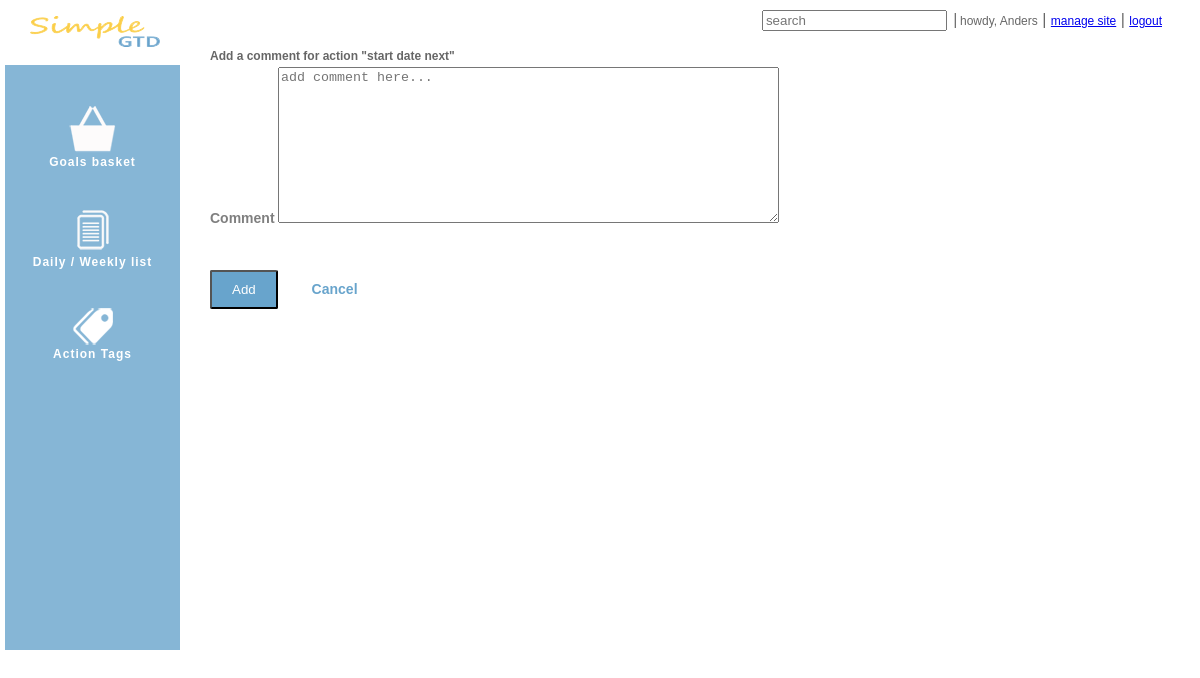
/action/49/comments/ (signed in), run on an earlier commit of the app's database.
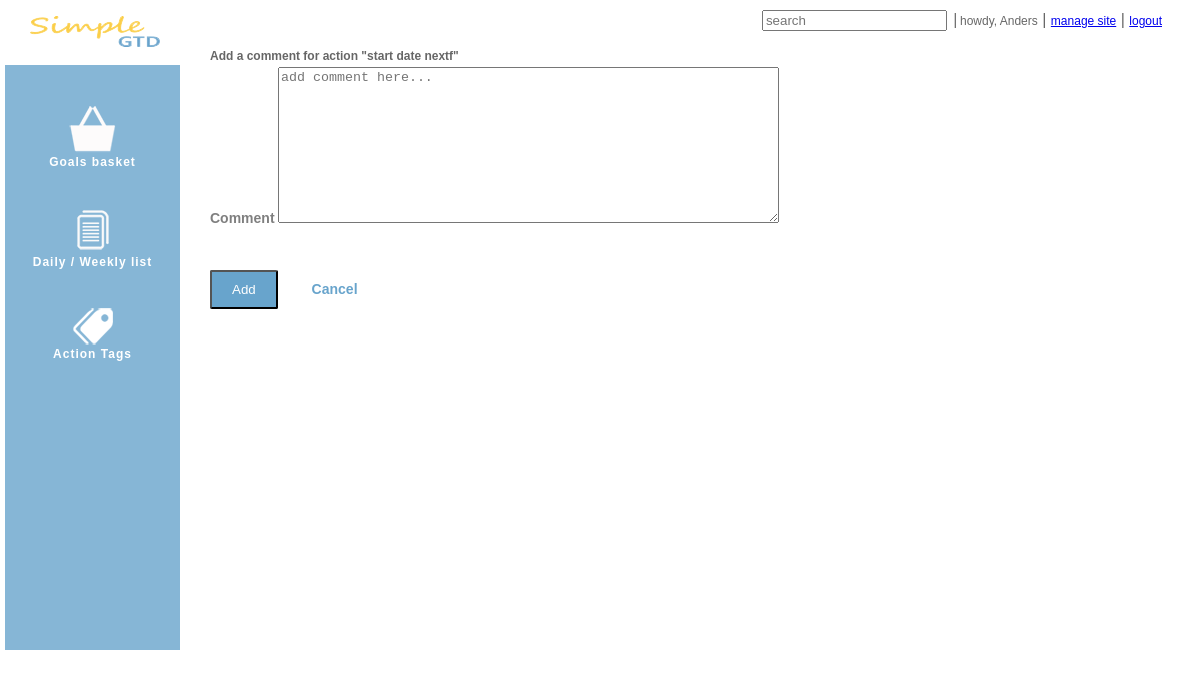
And on a later commit of the database.
### simgtd/models.py (models this page shows, shortened)
class Action(models.Model):
    subject = models.CharField(max_length=200)
    memo = models.TextField(max_length=1000, blank=True)
    hours = models.PositiveSmallIntegerField(default=0)
    minutes = models.PositiveSmallIntegerField(default=0)
    start_date = models.DateTimeField(null=True, blank=True)
    due_date = models.DateTimeField(null=True, blank=True)
    created_date = models.DateTimeField(editable=False, default=datetime.datetime.now)
    created_by = models.ForeignKey(User, default=Constants.user_admin)
    completed_date = models.DateTimeField(editable=False, null=True)
    week_offset = models.PositiveSmallIntegerField(default=0, null=True, blank=True)
    days = models.CharField(max_length=50, null=True, blank=True)
    status = models.ForeignKey(Status, default=Constants.status_not_started)
    goal = models.ForeignKey(Goal, null=True, blank=True)
    tags = TaggableManager()

### simgtd/views.py (the view)
# urls.py: url(r'^action/(?P<aid>\d+)/comments/$', views.action_comments),
@login_required
def action_comments(request, aid):
    action = user_actions(request).get(id=int(aid))
    return render_to_response('simgtd/action_comments.html',
                              RequestContext(request, {'action': action}))

### simgtd/views.py (called while the page is built)
def user_id(request):
    return request.user.id

def user_actions(request):
    return Action.objects.filter(created_by_id=user_id(request))

### templates/simgtd/action_comments.html (shortened to what this page needs)
{% extends "base.html" %}
{% block content %}
    <form action="/action/{{ action.id }}/new_comment" method="post">
        <div>
            <h2>Add a comment for action "{{ action.subject }}"</h2>
            <div class="field">
                <label class="field_label" for="comment">Comment</label>
                <textarea id="comment" name="comment" placeholder="add comment here..." rows="10" cols="60"></textarea>
            </div>
            <div class="field_button">
                <input type="submit" class="save" value="Add">
                <a href="/action/list" class="cancel">Cancel</a>
            </div>
        </div>
    </form>
{% endblock %}

### templates/base.html (shortened to what this page needs)
<!DOCTYPE html>
<html>
<head lang="en">
    <link type="text/css" rel="stylesheet" href="{{ STATIC_URL }}css/jquery-ui.css">
    <link type="text/css" rel="stylesheet" href="{{ STATIC_URL }}css/gtd.css">
</head>
<body>
    <div id="header">
        <div>
            <div class="header-primary">
                <a href="/">
                    <img src="{{ STATIC_URL }}images/logo.png" alt="Simple GTD" />
                </a>
            </div>
            <div class="header-secondary">
                <input id="search" type="search" name="search" placeholder="search">
                <span class="sep">|</span>
                <a class="header_account" title="{{ user.email }}">howdy, {{ user.first_name }}</a> |
                <a class="header_account" href="/admin/">manage site</a> |
                <a class="header_account" href="/logout/">logout</a>
            </div>
        </div>
    </div>
    <div id="wrapper">
        <div id="navigation">
            <div id="icon_menu_block">
                <a href="/goal/list" class="menu">
                    <span class="icon_menu"><img src="{{ STATIC_URL }}images/goals_basket.png" alt="Goals basket"></span>
                    <span class="icon_menu_subtitle">Goals basket</span>
                </a>
                <a href="/action/list" class="menu">
                    <span class="icon_menu"><img src="{{ STATIC_URL }}images/list.png" alt="Daily/Weekly list"></span>
                    <span class="icon_menu_subtitle">Daily / Weekly list</span>
                </a>
                <a href="/action/tags" class="menu">
                    <span class="icon_menu"><img src="{{ STATIC_URL }}images/tags.png" alt="Action Tags"></span>
                    <span class="icon_menu_subtitle">Action Tags</span>
                </a>
            </div>
        </div>
        <div id="content">
            {% block content %}{% endblock %}
        </div>
    </div>
</body>
</html>

### static/css/gtd.css (style rules this page uses)
body { font-family:Calibri, Arial, Helvetica, sans-serif; }
#header { position: absolute; left: 0px; top:0px; padding: 10px 10px 0px 10px; width: 96%; height: 55px; background-color: white; display: table; }
.header-primary { float:left; position:relative; top:6px; left:20px; }
.header-secondary { text-align: right; color:rgba(0,0,0,0.6); }
#header .sep { margin: 0 -2px 0 2px; color:#717171; }
.header_account { display: inline-block; font-size: 12px; }
label[for=login_email], label[for=login_password], label[for=signup_name], label[for=signup_email], label[for=signup_password], label[for=signup_confirm_password], { margin-bottom: 0; }
label { font-weight: 700; font-size: 12px; color:rgba(0,0,0,0.5); cursor:default; }
div#navigation { margin:20px 85% 5px 5px; padding:5px 5px 5px 5px; height: 620px; background: rgba(104,164,204,0.8); color:white; font-size: 12px; font-weight: 600; letter-spacing: 1px; }
div#icon_menu_block { position: relative; margin-top: 40px; }
.icon_menu { display: block; text-align: center; padding: 40px 10px 1px 10px; }
.icon_menu_subtitle { display: block; text-align: center; color: white; }
a.menu { text-decoration: none; }
div#content { position: absolute; top: 50px; right: 30px; width: 80%; color: rgba(0,0,0,0.6); font-size: 12px; }
.field { display:block; margin: 5px 0; }
.field_label { font-size: 14px; }
.field_button { color: rgba(0,0,0,0.5); font-weight: 600; padding-top: 40px; font-size: 14px; }
input.save { border-radius: 2px; padding: 10px 20px; background: #68a4cc; color: white; }
a.cancel { margin-left: 30px; color: #68a4cc; text-decoration: none; }

What changed in the data, as far as the page shows it:
changed Action: subject "start date next" → "start date nextf"
